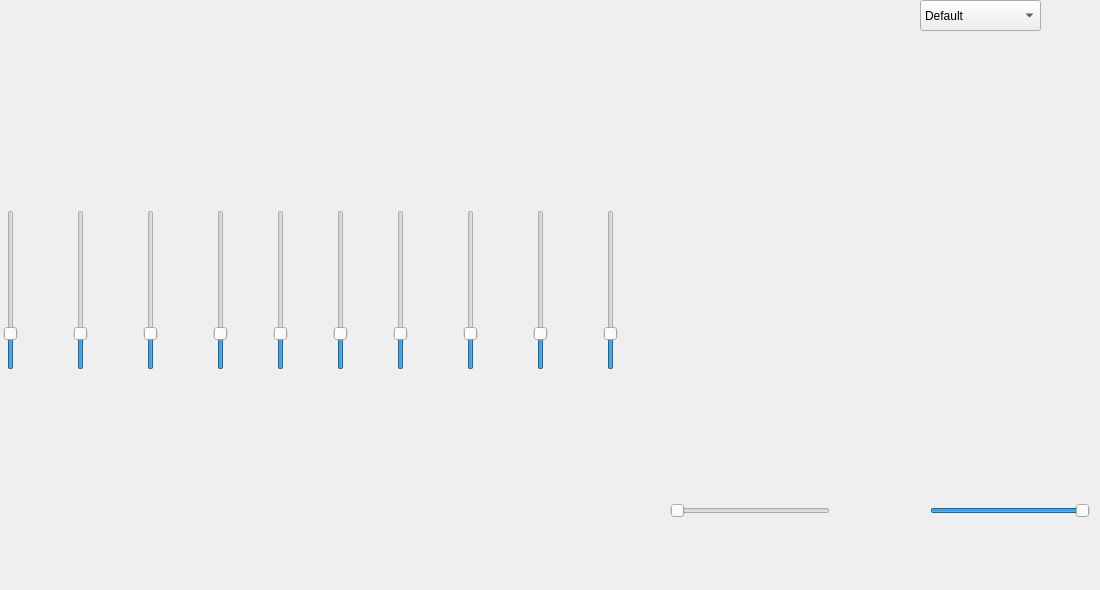
    <widget class="QWidget" name="tab_2">
     <attribute name="title">
      <string>Tab 2</string>
     </attribute>
     <widget class="PlotWidget" name="afterWidget_2" native="true">
      <property name="geometry">
       <rect>
        <x>0</x>
        <y>400</y>
        <width>611</width>
        <height>181</height>
       </rect>
      </property>
     </widget>
     <widget class="QComboBox" name="comboBox_2">
      <property name="geometry">
       <rect>
        <x>920</x>
        <y>0</y>
        <width>121</width>
        <height>31</height>
       </rect>
      </property>
      <item>
       <property name="text">
        <string>Default</string>
       </property>
      </item>
      <item>
       <property name="text">
        <string>Palette1</string>
       </property>
      </item>
      <item>
       <property name="text">
        <string>Palette2</string>
       </property>
      </item>
      <item>
       <property name="text">
        <string>Palette3</string>
       </property>
      </item>
      <item>
       <property name="text">
        <string>Palette4</string>
       </property>
      </item>
     </widget>
     <widget class="QSlider" name="vSlider8_2">
      <property name="geometry">
       <rect>
        <x>460</x>
        <y>210</y>
        <width>22</width>
        <height>160</height>
       </rect>
      </property>
      <property name="minimumSize">
       <size>
        <width>22</width>
        <height>160</height>
       </size>
      </property>
      <property name="maximum">
       <number>5</number>
      </property>
      <property name="value">
       <number>1</number>
      </property>
      <property name="orientation">
       <enum>Qt::Vertical</enum>
      </property>
     </widget>
     <widget class="QSlider" name="vSlider4_2">
      <property name="geometry">
       <rect>
        <x>210</x>
        <y>210</y>
        <width>22</width>
        <height>160</height>
       </rect>
      </property>
      <property name="minimumSize">
       <size>
        <width>22</width>
        <height>160</height>
       </size>
      </property>
      <property name="maximum">
       <number>5</number>
      </property>
      <property name="value">
       <number>1</number>
      </property>
      <property name="orientation">
       <enum>Qt::Vertical</enum>
      </property>
     </widget>
     <widget class="QSlider" name="spectroSlider1_2">
      <property name="geometry">
       <rect>
        <x>670</x>
        <y>500</y>
        <width>160</width>
        <height>22</height>
       </rect>
      </property>
      <property name="minimumSize">
       <size>
        <width>22</width>
        <height>22</height>
       </size>
      </property>
      <property name="minimum">
       <number>0</number>
      </property>
      <property name="maximum">
       <number>5</number>
      </property>
      <property name="singleStep">
       <number>1</number>
      </property>
      <property name="pageStep">
       <number>2</number>
      </property>
      <property name="value">
       <number>0</number>
      </property>
      <property name="orientation">
       <enum>Qt::Horizontal</enum>
      </property>
     </widget>
     <widget class="QSlider" name="vSlider1_2">
      <property name="geometry">
       <rect>
        <x>0</x>
        <y>210</y>
        <width>22</width>
        <height>160</height>
       </rect>
      </property>
      <property name="minimumSize">
       <size>
        <width>22</width>
        <height>160</height>
       </size>
      </property>
      <property name="maximum">
       <number>5</number>
      </property>
      <property name="value">
       <number>1</number>
      </property>
      <property name="orientation">
       <enum>Qt::Vertical</enum>
      </property>
     </widget>
     <widget class="QSlider" name="vSlider2_2">
      <property name="geometry">
       <rect>
        <x>70</x>
        <y>210</y>
        <width>22</width>
        <height>160</height>
       </rect>
      </property>
      <property name="minimumSize">
       <size>
        <width>22</width>
        <height>160</height>
       </size>
      </property>
      <property name="maximum">
       <number>5</number>
      </property>
      <property name="value">
       <number>1</number>
      </property>
      <property name="orientation">
       <enum>Qt::Vertical</enum>
      </property>
     </widget>
     <widget class="QSlider" name="spectroSlider2_2">
      <property name="geometry">
       <rect>
        <x>930</x>
        <y>500</y>
        <width>160</width>
        <height>22</height>
       </rect>
      </property>
      <property name="minimumSize">
       <size>
        <width>22</width>
        <height>22</height>
       </size>
      </property>
      <property name="minimum">
       <number>5</number>
      </property>
      <property name="maximum">
       <number>10</number>
      </property>
      <property name="singleStep">
       <number>1</number>
      </property>
      <property name="pageStep">
       <number>2</number>
      </property>
      <property name="value">
       <number>10</number>
      </property>
      <property name="orientation">
       <enum>Qt::Horizontal</enum>
      </property>
     </widget>
     <widget class="QSlider" name="vSlider10_2">
      <property name="geometry">
       <rect>
        <x>600</x>
        <y>210</y>
        <width>22</width>
        <height>160</height>
       </rect>
      </property>
      <property name="minimumSize">
       <size>
        <width>22</width>
        <height>160</height>
       </size>
      </property>
      <property name="maximum">
       <number>5</number>
      </property>
      <property name="value">
       <number>1</number>
      </property>
      <property name="orientation">
       <enum>Qt::Vertical</enum>
      </property>
     </widget>
     <widget class="PlotWidget" name="spectroWidget_2" native="true">
      <property name="geometry">
       <rect>
        <x>640</x>
        <y>40</y>
        <width>451</width>
        <height>451</height>
       </rect>
      </property>
     </widget>
     <widget class="QSlider" name="vSlider5_2">
      <property name="geometry">
       <rect>
        <x>270</x>
        <y>210</y>
        <width>22</width>
        <height>160</height>
       </rect>
      </property>
      <property name="minimumSize">
       <size>
        <width>22</width>
        <height>160</height>
       </size>
      </property>
      <property name="maximum">
       <number>5</number>
      </property>
      <property name="value">
       <number>1</number>
      </property>
      <property name="orientation">
       <enum>Qt::Vertical</enum>
      </property>
     </widget>
     <widget class="QSlider" name="vSlider6_2">
      <property name="geometry">
       <rect>
        <x>330</x>
        <y>210</y>
        <width>22</width>
        <height>160</height>
       </rect>
      </property>
      <property name="minimumSize">
       <size>
        <width>22</width>
        <height>160</height>
       </size>
      </property>
      <property name="maximum">
       <number>5</number>
      </property>
      <property name="value">
       <number>1</number>
      </property>
      <property name="orientation">
       <enum>Qt::Vertical</enum>
      </property>
     </widget>
     <widget class="QSlider" name="vSlider7_2">
      <property name="geometry">
       <rect>
        <x>390</x>
        <y>210</y>
        <width>22</width>
        <height>160</height>
       </rect>
      </property>
      <property name="minimumSize">
       <size>
        <width>22</width>
        <height>160</height>
       </size>
      </property>
      <property name="maximum">
       <number>5</number>
      </property>
      <property name="value">
       <number>1</number>
      </property>
      <property name="orientation">
       <enum>Qt::Vertical</enum>
      </property>
     </widget>
     <widget class="PlotWidget" name="beforeWidget_2" native="true">
      <property name="geometry">
       <rect>
        <x>0</x>
        <y>0</y>
        <width>621</width>
        <height>191</height>
       </rect>
      </property>
     </widget>
     <widget class="QSlider" name="vSlider3_2">
      <property name="geometry">
       <rect>
        <x>140</x>
        <y>210</y>
        <width>22</width>
        <height>160</height>
       </rect>
      </property>
      <property name="minimumSize">
       <size>
        <width>22</width>
        <height>160</height>
       </size>
      </property>
      <property name="maximum">
       <number>5</number>
      </property>
      <property name="value">
       <number>1</number>
      </property>
      <property name="orientation">
       <enum>Qt::Vertical</enum>
      </property>
     </widget>
     <widget class="QSlider" name="vSlider9_2">
      <property name="geometry">
       <rect>
        <x>530</x>
        <y>210</y>
        <width>22</width>
        <height>160</height>
       </rect>
      </property>
      <property name="minimumSize">
       <size>
        <width>22</width>
        <height>160</height>
       </size>
      </property>
      <property name="maximum">
       <number>5</number>
      </property>
      <property name="value">
       <number>1</number>
      </property>
      <property name="orientation">
       <enum>Qt::Vertical</enum>
      </property>
     </widget>
    </widget>
